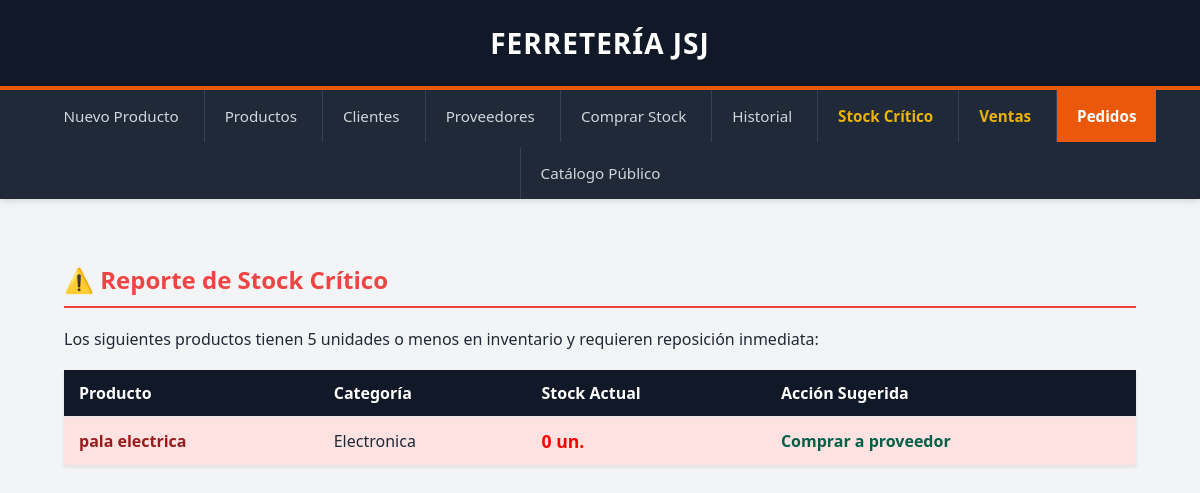
Page /reportes/stock_critico on the earlier database version.
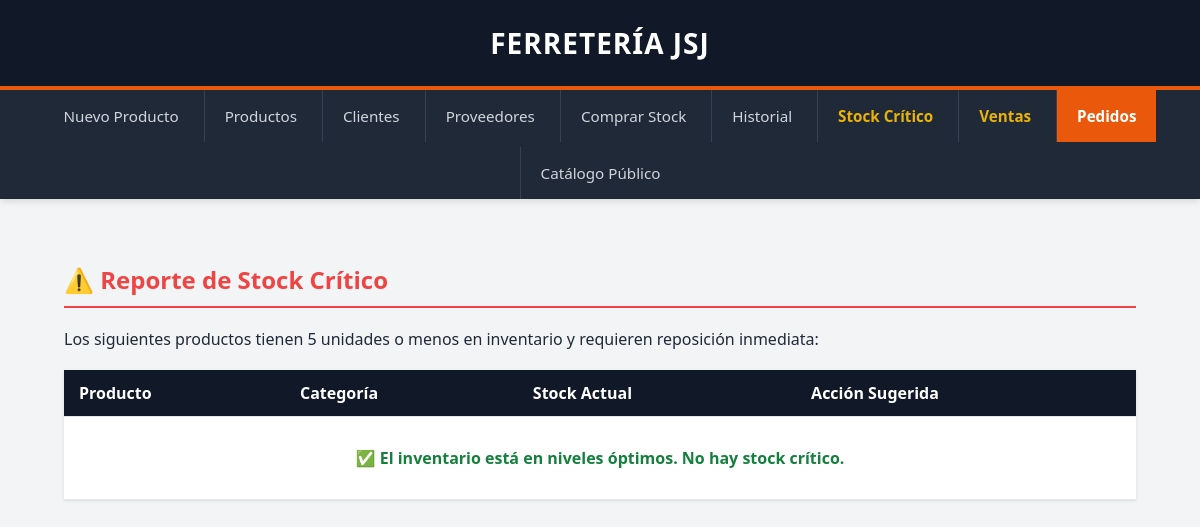
Same page on the later database version.
### db.py (models this page shows)
class Producto(Base):
    __tablename__ = "producto"
    id_producto = Column(Integer, primary_key=True, autoincrement=True)
    nombre = Column(String, nullable=False)
    precio = Column(Float, nullable=False)
    stock = Column(Integer, nullable=False)
    activo = Column(Boolean, default=True)
    fk_id_categoria = Column(Integer, ForeignKey("categoria.id_categoria"), nullable=False)
    categoria = relationship("Categoria")

class Categoria(Base):
    __tablename__ = "categoria"
    id_categoria = Column(Integer, primary_key=True, autoincrement=True)
    nombre = Column(String, unique=True, nullable=False)

### app.py (the view)
@app.route("/reportes/stock_critico")
def verStockCritico():
    return reporte_stock_critico()

### producto.py (called while the page is built)
def reporte_stock_critico():
    db_cursor = Session()
    productos_criticos = db_cursor.query(Producto).filter(Producto.stock <= 5).all()
    pagina_html = render_template("stock_critico.html", productos=productos_criticos)
    db_cursor.close()
    return pagina_html

### templates/stock_critico.html (shortened to what this page needs)
{% extends "base.html" %}
{% block content %}
<div class="ventas-container">
    <h2 style="margin-top: 0; color: #ef4444; border-bottom: 2px solid #ef4444; padding-bottom: 10px;">⚠️ Reporte de Stock Crítico</h2>
    <p style="color: var(--hw-gray); margin-bottom: 20px;">Los siguientes productos tienen 5 unidades o menos en inventario y requieren reposición inmediata:</p>
    <table class="ventas-table">
        <thead>
            <tr>
                <th>Producto</th>
                <th>Categoría</th>
                <th>Stock Actual</th>
                <th>Acción Sugerida</th>
            </tr>
        </thead>
        <tbody>
            {% for pro in productos %}
            <tr style="background-color: {% if pro.stock == 0 %}#fee2e2{% else %}#fef3c7{% endif %};">
                <td style="font-weight: bold; color: #991b1b;">{{ pro.nombre }}</td>
                <td>{{ pro.categoria.nombre }}</td>
                <td style="font-weight: bold; font-size: 1.1em; color: {% if pro.stock == 0 %}red{% else %}#b45309{% endif %};">
                    {{ pro.stock }} un.
                </td>
                <td>
                    <a href="/compras/nueva" class="ventas-link" style="color: #065f46;">Comprar a proveedor</a>
                </td>
            </tr>
            {% else %}
            <tr>
                <td colspan="4" style="text-align: center; color: #15803d; font-weight: bold; padding: 30px;">
                    ✅ El inventario está en niveles óptimos. No hay stock crítico.
                </td>
            </tr>
            {% endfor %}
        </tbody>
    </table>
</div>
{% endblock %}

Differences in the rows shown:
no longer on this page (row edited): Producto: nombre "pala electrica", categoria.nombre "Electronica", stock "0"
Other differences:
text now shown: "✅ El inventario está en niveles óptimos. No hay stock crítico."
